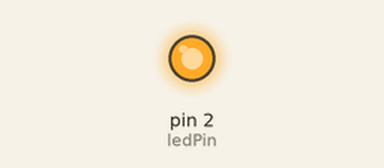
Bench run of a sketch on a simulated Arduino Uno, built with avr-gcc and run on an emulated ATmega328P. On the bench: output pins drawn as LEDs (lit = HIGH). Dashed ring = blinking.

Above: at 0.1 s.
At 0.6 s:
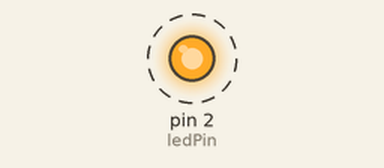
Timing chart, 0 to 3.5 s (numbered marks = the images above):
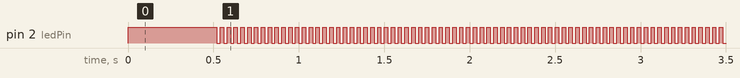

Measured:
- by itself, pin 2 (ledPin): alternates HIGH for 0.02 s and LOW for 0.02 s

The sketch:

clignoter.ino
```cpp
#define ledPin 2
void setup() {
  pinMode(ledPin, OUTPUT);

  digitalWrite(ledPin, HIGH);
  delay(500);

}

void loop() {
  digitalWrite(ledPin, HIGH);
  delay(20);

  digitalWrite(ledPin, LOW);
  delay(20);

}
```
